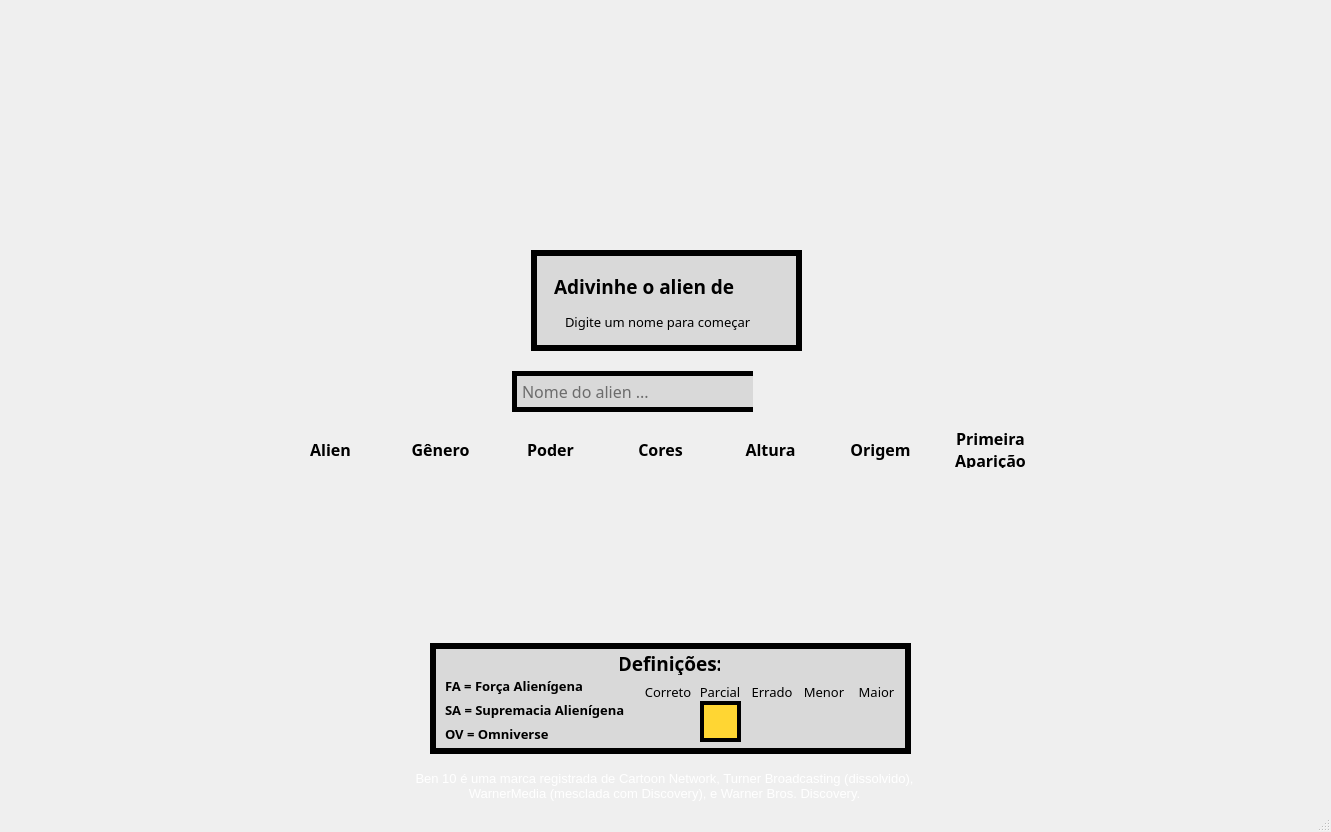
<?xml version="1.0" encoding="UTF-8"?>
<ui version="4.0">
 <class>MainWindow</class>
 <widget class="QMainWindow" name="MainWindow">
  <property name="geometry">
   <rect>
    <x>0</x>
    <y>0</y>
    <width>1331</width>
    <height>832</height>
   </rect>
  </property>
  <property name="windowTitle">
   <string>MainWindow</string>
  </property>
  <widget class="QWidget" name="centralwidget">
   <widget class="QLabel" name="label">
    <property name="geometry">
     <rect>
      <x>0</x>
      <y>0</y>
      <width>1331</width>
      <height>811</height>
     </rect>
    </property>
    <property name="minimumSize">
     <size>
      <width>1331</width>
      <height>0</height>
     </size>
    </property>
    <property name="maximumSize">
     <size>
      <width>1331</width>
      <height>811</height>
     </size>
    </property>
    <property name="text">
     <string/>
    </property>
    <property name="pixmap">
     <pixmap>assets/wallpaper.jpg</pixmap>
    </property>
    <property name="scaledContents">
     <bool>true</bool>
    </property>
   </widget>
   <widget class="QLabel" name="label_2">
    <property name="geometry">
     <rect>
      <x>590</x>
      <y>70</y>
      <width>171</width>
      <height>161</height>
     </rect>
    </property>
    <property name="text">
     <string/>
    </property>
    <property name="pixmap">
     <pixmap>assets/logo.png</pixmap>
    </property>
    <property name="scaledContents">
     <bool>true</bool>
    </property>
   </widget>
   <widget class="QLabel" name="label_3">
    <property name="geometry">
     <rect>
      <x>531</x>
      <y>250</y>
      <width>271</width>
      <height>101</height>
     </rect>
    </property>
    <property name="styleSheet">
     <string notr="true">QLabel{
	background-color: #D9D9D9;
	border: 6px solid #000000;
}</string>
    </property>
    <property name="text">
     <string/>
    </property>
   </widget>
   <widget class="QLabel" name="label_4">
    <property name="geometry">
     <rect>
      <x>554</x>
      <y>275</y>
      <width>180</width>
      <height>23</height>
     </rect>
    </property>
    <property name="font">
     <font>
      <family>Century Gothic</family>
      <pointsize>14</pointsize>
      <weight>75</weight>
      <bold>true</bold>
     </font>
    </property>
    <property name="text">
     <string>Adivinhe o alien de</string>
    </property>
   </widget>
   <widget class="QLabel" name="label_5">
    <property name="geometry">
     <rect>
      <x>741</x>
      <y>266</y>
      <width>41</width>
      <height>41</height>
     </rect>
    </property>
    <property name="text">
     <string/>
    </property>
    <property name="pixmap">
     <pixmap>assets/logo.png</pixmap>
    </property>
    <property name="scaledContents">
     <bool>true</bool>
    </property>
   </widget>
   <widget class="QLabel" name="label_6">
    <property name="geometry">
     <rect>
      <x>565</x>
      <y>313</y>
      <width>203</width>
      <height>17</height>
     </rect>
    </property>
    <property name="font">
     <font>
      <family>Century Gothic</family>
      <pointsize>10</pointsize>
      <weight>50</weight>
      <bold>false</bold>
     </font>
    </property>
    <property name="text">
     <string>Digite um nome para começar</string>
    </property>
   </widget>
   <widget class="QLabel" name="label_7">
    <property name="geometry">
     <rect>
      <x>430</x>
      <y>643</y>
      <width>481</width>
      <height>111</height>
     </rect>
    </property>
    <property name="styleSheet">
     <string notr="true">QLabel{
	background-color: #D9D9D9;
	border: 6px solid #000000;
}</string>
    </property>
    <property name="text">
     <string/>
    </property>
   </widget>
   <widget class="QLineEdit" name="lineEdit">
    <property name="geometry">
     <rect>
      <x>512</x>
      <y>371</y>
      <width>241</width>
      <height>41</height>
     </rect>
    </property>
    <property name="font">
     <font>
      <family>Century Gothic</family>
      <pointsize>12</pointsize>
     </font>
    </property>
    <property name="styleSheet">
     <string notr="true">QLineEdit{
	background-color: #D9D9D9;
	border: 5px solid #000000;
border-right: 0px;
padding-left: 3px
}</string>
    </property>
    <property name="text">
     <string/>
    </property>
    <property name="placeholderText">
     <string>Nome do alien ...</string>
    </property>
   </widget>
   <widget class="QLabel" name="label_omnitrix">
    <property name="geometry">
     <rect>
      <x>769</x>
      <y>356</y>
      <width>71</width>
      <height>71</height>
     </rect>
    </property>
    <property name="styleSheet">
     <string notr="true">QLabel:hover{
	color: red;
}</string>
    </property>
    <property name="text">
     <string/>
    </property>
    <property name="pixmap">
     <pixmap>assets/omnitrix.png</pixmap>
    </property>
    <property name="scaledContents">
     <bool>true</bool>
    </property>
   </widget>
   <widget class="QLabel" name="label_9">
    <property name="geometry">
     <rect>
      <x>512</x>
      <y>371</y>
      <width>261</width>
      <height>41</height>
     </rect>
    </property>
    <property name="styleSheet">
     <string notr="true"/>
    </property>
    <property name="text">
     <string/>
    </property>
    <property name="pixmap">
     <pixmap>assets/edit.png</pixmap>
    </property>
    <property name="scaledContents">
     <bool>true</bool>
    </property>
   </widget>
   <widget class="QLabel" name="label_10">
    <property name="geometry">
     <rect>
      <x>404</x>
      <y>770</y>
      <width>521</width>
      <height>31</height>
     </rect>
    </property>
    <property name="font">
     <font>
      <pointsize>10</pointsize>
     </font>
    </property>
    <property name="styleSheet">
     <string notr="true">QLabel{
color: white;
}</string>
    </property>
    <property name="text">
     <string>Ben 10 é uma marca registrada de Cartoon Network, Turner Broadcasting (dissolvido), WarnerMedia (mesclada com Discovery), e Warner Bros. Discovery.</string>
    </property>
    <property name="alignment">
     <set>Qt::AlignCenter</set>
    </property>
    <property name="wordWrap">
     <bool>true</bool>
    </property>
   </widget>
   <widget class="QLabel" name="label_11">
    <property name="geometry">
     <rect>
      <x>620</x>
      <y>652</y>
      <width>100</width>
      <height>23</height>
     </rect>
    </property>
    <property name="font">
     <font>
      <family>Century Gothic</family>
      <pointsize>14</pointsize>
      <weight>75</weight>
      <bold>true</bold>
     </font>
    </property>
    <property name="text">
     <string>Definições:</string>
    </property>
    <property name="alignment">
     <set>Qt::AlignCenter</set>
    </property>
   </widget>
   <widget class="QWidget" name="verticalLayoutWidget">
    <property name="geometry">
     <rect>
      <x>445</x>
      <y>677</y>
      <width>189</width>
      <height>65</height>
     </rect>
    </property>
    <layout class="QVBoxLayout" name="verticalLayout">
     <item>
      <widget class="QLabel" name="label_12">
       <property name="font">
        <font>
         <family>Century Gothic</family>
         <pointsize>10</pointsize>
         <weight>75</weight>
         <bold>true</bold>
        </font>
       </property>
       <property name="text">
        <string>FA = Força Alienígena</string>
       </property>
      </widget>
     </item>
     <item>
      <widget class="QLabel" name="label_13">
       <property name="font">
        <font>
         <family>Century Gothic</family>
         <pointsize>10</pointsize>
         <weight>75</weight>
         <bold>true</bold>
        </font>
       </property>
       <property name="text">
        <string>SA = Supremacia Alienígena</string>
       </property>
      </widget>
     </item>
     <item>
      <widget class="QLabel" name="label_14">
       <property name="font">
        <font>
         <family>Century Gothic</family>
         <pointsize>10</pointsize>
         <weight>75</weight>
         <bold>true</bold>
        </font>
       </property>
       <property name="text">
        <string>OV = Omniverse</string>
       </property>
      </widget>
     </item>
    </layout>
   </widget>
   <widget class="QLabel" name="label_15">
    <property name="geometry">
     <rect>
      <x>648</x>
      <y>701</y>
      <width>41</width>
      <height>41</height>
     </rect>
    </property>
    <property name="styleSheet">
     <string notr="true">QLabel{
	background-color: #78E750;
	border: 4px solid #000000;
}78E750</string>
    </property>
    <property name="text">
     <string/>
    </property>
   </widget>
   <widget class="QLabel" name="label_16">
    <property name="geometry">
     <rect>
      <x>700</x>
      <y>701</y>
      <width>41</width>
      <height>41</height>
     </rect>
    </property>
    <property name="styleSheet">
     <string notr="true">QLabel{
	background-color: #FFD633;
	border: 4px solid #000000;
}</string>
    </property>
    <property name="text">
     <string/>
    </property>
   </widget>
   <widget class="QLabel" name="label_17">
    <property name="geometry">
     <rect>
      <x>752</x>
      <y>701</y>
      <width>41</width>
      <height>41</height>
     </rect>
    </property>
    <property name="styleSheet">
     <string notr="true">QLabel{
	background-color: #FF2D2D;
	border: 4px solid #000000;
}78E750</string>
    </property>
    <property name="text">
     <string/>
    </property>
   </widget>
   <widget class="QLabel" name="label_18">
    <property name="geometry">
     <rect>
      <x>804</x>
      <y>701</y>
      <width>41</width>
      <height>41</height>
     </rect>
    </property>
    <property name="styleSheet">
     <string notr="true">QLabel{
	background-color: #FF2D2D;
	border: 4px solid #000000;
}78E750</string>
    </property>
    <property name="text">
     <string/>
    </property>
    <property name="pixmap">
     <pixmap>assets/setaBaixo.png</pixmap>
    </property>
    <property name="scaledContents">
     <bool>true</bool>
    </property>
   </widget>
   <widget class="QLabel" name="label_19">
    <property name="geometry">
     <rect>
      <x>856</x>
      <y>701</y>
      <width>41</width>
      <height>41</height>
     </rect>
    </property>
    <property name="styleSheet">
     <string notr="true">QLabel{
	background-color: #FF2D2D;
	border: 4px solid #000000;
}78E750</string>
    </property>
    <property name="text">
     <string/>
    </property>
    <property name="pixmap">
     <pixmap>assets/setaCima.png</pixmap>
    </property>
    <property name="scaledContents">
     <bool>true</bool>
    </property>
   </widget>
   <widget class="QLabel" name="label_20">
    <property name="geometry">
     <rect>
      <x>643</x>
      <y>683</y>
      <width>50</width>
      <height>17</height>
     </rect>
    </property>
    <property name="font">
     <font>
      <family>Century Gothic</family>
      <pointsize>10</pointsize>
     </font>
    </property>
    <property name="text">
     <string>Correto</string>
    </property>
    <property name="alignment">
     <set>Qt::AlignCenter</set>
    </property>
   </widget>
   <widget class="QLabel" name="label_21">
    <property name="geometry">
     <rect>
      <x>698</x>
      <y>683</y>
      <width>44</width>
      <height>17</height>
     </rect>
    </property>
    <property name="font">
     <font>
      <family>Century Gothic</family>
      <pointsize>10</pointsize>
     </font>
    </property>
    <property name="text">
     <string>Parcial</string>
    </property>
    <property name="alignment">
     <set>Qt::AlignCenter</set>
    </property>
   </widget>
   <widget class="QLabel" name="label_22">
    <property name="geometry">
     <rect>
      <x>751</x>
      <y>683</y>
      <width>42</width>
      <height>17</height>
     </rect>
    </property>
    <property name="font">
     <font>
      <family>Century Gothic</family>
      <pointsize>10</pointsize>
     </font>
    </property>
    <property name="text">
     <string>Errado</string>
    </property>
    <property name="alignment">
     <set>Qt::AlignCenter</set>
    </property>
   </widget>
   <widget class="QLabel" name="label_23">
    <property name="geometry">
     <rect>
      <x>804</x>
      <y>683</y>
      <width>40</width>
      <height>17</height>
     </rect>
    </property>
    <property name="font">
     <font>
      <family>Century Gothic</family>
      <pointsize>10</pointsize>
     </font>
    </property>
    <property name="text">
     <string>Menor</string>
    </property>
    <property name="alignment">
     <set>Qt::AlignCenter</set>
    </property>
   </widget>
   <widget class="QLabel" name="label_24">
    <property name="geometry">
     <rect>
      <x>856</x>
      <y>683</y>
      <width>41</width>
      <height>17</height>
     </rect>
    </property>
    <property name="font">
     <font>
      <family>Century Gothic</family>
      <pointsize>10</pointsize>
     </font>
    </property>
    <property name="text">
     <string>Maior</string>
    </property>
    <property name="alignment">
     <set>Qt::AlignCenter</set>
    </property>
   </widget>
   <widget class="QLabel" name="label_39">
    <property name="geometry">
     <rect>
      <x>-310</x>
      <y>-39</y>
      <width>1941</width>
      <height>851</height>
     </rect>
    </property>
    <property name="text">
     <string/>
    </property>
    <property name="pixmap">
     <pixmap>assets/blur.png</pixmap>
    </property>
    <property name="scaledContents">
     <bool>true</bool>
    </property>
   </widget>
   <widget class="QPushButton" name="pushButton_omnitrix">
    <property name="geometry">
     <rect>
      <x>770</x>
      <y>354</y>
      <width>71</width>
      <height>71</height>
     </rect>
    </property>
    <property name="styleSheet">
     <string notr="true">QPushButton{
	border: 0;
border-radius: 35px;
}</string>
    </property>
    <property name="text">
     <string/>
    </property>
    <property name="flat">
     <bool>true</bool>
    </property>
   </widget>
   <widget class="QLabel" name="label_Poder_text">
    <property name="geometry">
     <rect>
      <x>505</x>
      <y>476</y>
      <width>91</width>
      <height>91</height>
     </rect>
    </property>
    <property name="minimumSize">
     <size>
      <width>61</width>
      <height>61</height>
     </size>
    </property>
    <property name="font">
     <font>
      <family>Century Gothic</family>
      <pointsize>10</pointsize>
      <weight>75</weight>
      <bold>true</bold>
     </font>
    </property>
    <property name="styleSheet">
     <string notr="true"/>
    </property>
    <property name="text">
     <string/>
    </property>
    <property name="alignment">
     <set>Qt::AlignCenter</set>
    </property>
    <property name="wordWrap">
     <bool>true</bool>
    </property>
   </widget>
   <widget class="QLabel" name="label_Cores_text">
    <property name="geometry">
     <rect>
      <x>615</x>
      <y>476</y>
      <width>91</width>
      <height>91</height>
     </rect>
    </property>
    <property name="minimumSize">
     <size>
      <width>61</width>
      <height>61</height>
     </size>
    </property>
    <property name="font">
     <font>
      <family>Century Gothic</family>
      <pointsize>10</pointsize>
      <weight>75</weight>
      <bold>true</bold>
     </font>
    </property>
    <property name="styleSheet">
     <string notr="true"/>
    </property>
    <property name="text">
     <string/>
    </property>
    <property name="alignment">
     <set>Qt::AlignCenter</set>
    </property>
    <property name="wordWrap">
     <bool>true</bool>
    </property>
   </widget>
   <widget class="QLabel" name="label_Altura_text">
    <property name="geometry">
     <rect>
      <x>725</x>
      <y>476</y>
      <width>91</width>
      <height>91</height>
     </rect>
    </property>
    <property name="minimumSize">
     <size>
      <width>61</width>
      <height>61</height>
     </size>
    </property>
    <property name="font">
     <font>
      <family>Century Gothic</family>
      <pointsize>14</pointsize>
      <weight>75</weight>
      <bold>true</bold>
     </font>
    </property>
    <property name="styleSheet">
     <string notr="true"/>
    </property>
    <property name="text">
     <string/>
    </property>
    <property name="alignment">
     <set>Qt::AlignCenter</set>
    </property>
    <property name="wordWrap">
     <bool>true</bool>
    </property>
   </widget>
   <widget class="QLabel" name="label_Origem_text">
    <property name="geometry">
     <rect>
      <x>835</x>
      <y>476</y>
      <width>91</width>
      <height>91</height>
     </rect>
    </property>
    <property name="minimumSize">
     <size>
      <width>61</width>
      <height>61</height>
     </size>
    </property>
    <property name="font">
     <font>
      <family>Century Gothic</family>
      <pointsize>9</pointsize>
      <weight>75</weight>
      <bold>true</bold>
     </font>
    </property>
    <property name="styleSheet">
     <string notr="true"/>
    </property>
    <property name="text">
     <string/>
    </property>
    <property name="alignment">
     <set>Qt::AlignCenter</set>
    </property>
    <property name="wordWrap">
     <bool>true</bool>
    </property>
   </widget>
   <widget class="QLabel" name="label_PA_text">
    <property name="geometry">
     <rect>
      <x>945</x>
      <y>476</y>
      <width>91</width>
      <height>91</height>
     </rect>
    </property>
    <property name="minimumSize">
     <size>
      <width>61</width>
      <height>61</height>
     </size>
    </property>
    <property name="font">
     <font>
      <family>Century Gothic</family>
      <pointsize>14</pointsize>
      <weight>75</weight>
      <bold>true</bold>
     </font>
    </property>
    <property name="styleSheet">
     <string notr="true"/>
    </property>
    <property name="text">
     <string/>
    </property>
    <property name="alignment">
     <set>Qt::AlignCenter</set>
    </property>
    <property name="wordWrap">
     <bool>true</bool>
    </property>
   </widget>
   <widget class="QLabel" name="label_Genero_text">
    <property name="geometry">
     <rect>
      <x>394</x>
      <y>476</y>
      <width>91</width>
      <height>91</height>
     </rect>
    </property>
    <property name="minimumSize">
     <size>
      <width>61</width>
      <height>61</height>
     </size>
    </property>
    <property name="font">
     <font>
      <family>Century Gothic</family>
      <pointsize>10</pointsize>
      <weight>75</weight>
      <bold>true</bold>
     </font>
    </property>
    <property name="styleSheet">
     <string notr="true"/>
    </property>
    <property name="text">
     <string/>
    </property>
    <property name="alignment">
     <set>Qt::AlignCenter</set>
    </property>
    <property name="wordWrap">
     <bool>true</bool>
    </property>
   </widget>
   <widget class="QLabel" name="label_26">
    <property name="geometry">
     <rect>
      <x>280</x>
      <y>430</y>
      <width>101</width>
      <height>38</height>
     </rect>
    </property>
    <property name="minimumSize">
     <size>
      <width>61</width>
      <height>20</height>
     </size>
    </property>
    <property name="maximumSize">
     <size>
      <width>16777215</width>
      <height>40</height>
     </size>
    </property>
    <property name="font">
     <font>
      <family>Century Gothic</family>
      <pointsize>12</pointsize>
      <weight>75</weight>
      <bold>true</bold>
     </font>
    </property>
    <property name="text">
     <string>Alien</string>
    </property>
    <property name="alignment">
     <set>Qt::AlignCenter</set>
    </property>
   </widget>
   <widget class="QLabel" name="label_Alien">
    <property name="geometry">
     <rect>
      <x>280</x>
      <y>471</y>
      <width>101</width>
      <height>101</height>
     </rect>
    </property>
    <property name="minimumSize">
     <size>
      <width>61</width>
      <height>61</height>
     </size>
    </property>
    <property name="font">
     <font>
      <family>Century Gothic</family>
      <pointsize>9</pointsize>
      <weight>50</weight>
      <bold>false</bold>
     </font>
    </property>
    <property name="styleSheet">
     <string notr="true">QLabel{
	background-color: #D9D9D9;
	border: 5px solid #000000;
}78E750</string>
    </property>
    <property name="text">
     <string/>
    </property>
    <property name="scaledContents">
     <bool>true</bool>
    </property>
    <property name="alignment">
     <set>Qt::AlignCenter</set>
    </property>
   </widget>
   <widget class="QLabel" name="label_Genero">
    <property name="geometry">
     <rect>
      <x>390</x>
      <y>471</y>
      <width>101</width>
      <height>101</height>
     </rect>
    </property>
    <property name="minimumSize">
     <size>
      <width>61</width>
      <height>61</height>
     </size>
    </property>
    <property name="font">
     <font>
      <family>Century Gothic</family>
      <pointsize>9</pointsize>
      <weight>50</weight>
      <bold>false</bold>
     </font>
    </property>
    <property name="styleSheet">
     <string notr="true">QLabel{
	background-color: #D9D9D9;
	border: 5px solid #000000;
}78E750</string>
    </property>
    <property name="text">
     <string/>
    </property>
    <property name="alignment">
     <set>Qt::AlignCenter</set>
    </property>
    <property name="wordWrap">
     <bool>true</bool>
    </property>
   </widget>
   <widget class="QLabel" name="label_40">
    <property name="geometry">
     <rect>
      <x>390</x>
      <y>430</y>
      <width>101</width>
      <height>38</height>
     </rect>
    </property>
    <property name="minimumSize">
     <size>
      <width>61</width>
      <height>20</height>
     </size>
    </property>
    <property name="maximumSize">
     <size>
      <width>16777215</width>
      <height>40</height>
     </size>
    </property>
    <property name="font">
     <font>
      <family>Century Gothic</family>
      <pointsize>12</pointsize>
      <weight>75</weight>
      <bold>true</bold>
     </font>
    </property>
    <property name="text">
     <string>Gênero</string>
    </property>
    <property name="alignment">
     <set>Qt::AlignCenter</set>
    </property>
   </widget>
   <widget class="QLabel" name="label_42">
    <property name="geometry">
     <rect>
      <x>500</x>
      <y>430</y>
      <width>101</width>
      <height>38</height>
     </rect>
    </property>
    <property name="minimumSize">
     <size>
      <width>61</width>
      <height>20</height>
     </size>
    </property>
    <property name="maximumSize">
     <size>
      <width>16777215</width>
      <height>40</height>
     </size>
    </property>
    <property name="font">
     <font>
      <family>Century Gothic</family>
      <pointsize>12</pointsize>
      <weight>75</weight>
      <bold>true</bold>
     </font>
    </property>
    <property name="text">
     <string>Poder</string>
    </property>
    <property name="alignment">
     <set>Qt::AlignCenter</set>
    </property>
   </widget>
   <widget class="QLabel" name="label_Poder">
    <property name="geometry">
     <rect>
      <x>500</x>
      <y>471</y>
      <width>101</width>
      <height>101</height>
     </rect>
    </property>
    <property name="minimumSize">
     <size>
      <width>61</width>
      <height>61</height>
     </size>
    </property>
    <property name="font">
     <font>
      <family>Century Gothic</family>
      <pointsize>9</pointsize>
      <weight>50</weight>
      <bold>false</bold>
     </font>
    </property>
    <property name="styleSheet">
     <string notr="true">QLabel{
	background-color: #D9D9D9;
	border: 5px solid #000000;
}78E750</string>
    </property>
    <property name="text">
     <string/>
    </property>
    <property name="alignment">
     <set>Qt::AlignCenter</set>
    </property>
    <property name="wordWrap">
     <bool>true</bool>
    </property>
   </widget>
   <widget class="QLabel" name="label_Cores">
    <property name="geometry">
     <rect>
      <x>610</x>
      <y>471</y>
      <width>101</width>
      <height>101</height>
     </rect>
    </property>
    <property name="minimumSize">
     <size>
      <width>61</width>
      <height>61</height>
     </size>
    </property>
    <property name="font">
     <font>
      <family>Century Gothic</family>
      <pointsize>9</pointsize>
      <weight>50</weight>
      <bold>false</bold>
     </font>
    </property>
    <property name="styleSheet">
     <string notr="true">QLabel{
	background-color: #D9D9D9;
	border: 5px solid #000000;
}78E750</string>
    </property>
    <property name="text">
     <string/>
    </property>
    <property name="alignment">
     <set>Qt::AlignCenter</set>
    </property>
    <property name="wordWrap">
     <bool>true</bool>
    </property>
   </widget>
   <widget class="QLabel" name="label_44">
    <property name="geometry">
     <rect>
      <x>610</x>
      <y>430</y>
      <width>101</width>
      <height>38</height>
     </rect>
    </property>
    <property name="minimumSize">
     <size>
      <width>61</width>
      <height>20</height>
     </size>
    </property>
    <property name="maximumSize">
     <size>
      <width>16777215</width>
      <height>40</height>
     </size>
    </property>
    <property name="font">
     <font>
      <family>Century Gothic</family>
      <pointsize>12</pointsize>
      <weight>75</weight>
      <bold>true</bold>
     </font>
    </property>
    <property name="text">
     <string>Cores</string>
    </property>
    <property name="alignment">
     <set>Qt::AlignCenter</set>
    </property>
   </widget>
   <widget class="QLabel" name="label_Altura">
    <property name="geometry">
     <rect>
      <x>720</x>
      <y>471</y>
      <width>101</width>
      <height>101</height>
     </rect>
    </property>
    <property name="minimumSize">
     <size>
      <width>61</width>
      <height>61</height>
     </size>
    </property>
    <property name="font">
     <font>
      <family>Century Gothic</family>
      <pointsize>9</pointsize>
      <weight>50</weight>
      <bold>false</bold>
     </font>
    </property>
    <property name="styleSheet">
     <string notr="true">QLabel{
	background-color: #D9D9D9;
	border: 5px solid #000000;
}78E750</string>
    </property>
    <property name="text">
     <string/>
    </property>
    <property name="alignment">
     <set>Qt::AlignCenter</set>
    </property>
    <property name="wordWrap">
     <bool>true</bool>
    </property>
   </widget>
   <widget class="QLabel" name="label_50">
    <property name="geometry">
     <rect>
      <x>720</x>
      <y>430</y>
      <width>101</width>
      <height>38</height>
     </rect>
    </property>
    <property name="minimumSize">
     <size>
      <width>61</width>
      <height>20</height>
     </size>
    </property>
    <property name="maximumSize">
     <size>
      <width>16777215</width>
      <height>40</height>
     </size>
    </property>
    <property name="font">
     <font>
      <family>Century Gothic</family>
      <pointsize>12</pointsize>
      <weight>75</weight>
      <bold>true</bold>
     </font>
    </property>
    <property name="text">
     <string>Altura</string>
    </property>
    <property name="alignment">
     <set>Qt::AlignCenter</set>
    </property>
   </widget>
   <widget class="QLabel" name="label_52">
    <property name="geometry">
     <rect>
      <x>830</x>
      <y>430</y>
      <width>101</width>
      <height>38</height>
     </rect>
    </property>
    <property name="minimumSize">
     <size>
      <width>61</width>
      <height>20</height>
     </size>
    </property>
    <property name="maximumSize">
     <size>
      <width>16777215</width>
      <height>40</height>
     </size>
    </property>
    <property name="font">
     <font>
      <family>Century Gothic</family>
      <pointsize>12</pointsize>
      <weight>75</weight>
      <bold>true</bold>
     </font>
    </property>
    <property name="text">
     <string>Origem</string>
    </property>
    <property name="alignment">
     <set>Qt::AlignCenter</set>
    </property>
   </widget>
   <widget class="QLabel" name="label_Origem">
    <property name="geometry">
     <rect>
      <x>830</x>
      <y>471</y>
      <width>101</width>
      <height>101</height>
     </rect>
    </property>
    <property name="minimumSize">
     <size>
      <width>61</width>
      <height>61</height>
     </size>
    </property>
    <property name="font">
     <font>
      <family>Century Gothic</family>
      <pointsize>9</pointsize>
      <weight>50</weight>
      <bold>false</bold>
     </font>
    </property>
    <property name="styleSheet">
     <string notr="true">QLabel{
	background-color: #D9D9D9;
	border: 5px solid #000000;
}78E750</string>
    </property>
    <property name="text">
     <string/>
    </property>
    <property name="alignment">
     <set>Qt::AlignCenter</set>
    </property>
    <property name="wordWrap">
     <bool>true</bool>
    </property>
   </widget>
   <widget class="QLabel" name="label_PA">
    <property name="geometry">
     <rect>
      <x>940</x>
      <y>471</y>
      <width>101</width>
      <height>101</height>
     </rect>
    </property>
    <property name="minimumSize">
     <size>
      <width>61</width>
      <height>61</height>
     </size>
    </property>
    <property name="font">
     <font>
      <family>Century Gothic</family>
      <pointsize>9</pointsize>
      <weight>50</weight>
      <bold>false</bold>
     </font>
    </property>
    <property name="styleSheet">
     <string notr="true">QLabel{
	background-color: #D9D9D9;
	border: 5px solid #000000;
}78E750</string>
    </property>
    <property name="text">
     <string/>
    </property>
    <property name="alignment">
     <set>Qt::AlignCenter</set>
    </property>
    <property name="wordWrap">
     <bool>true</bool>
    </property>
   </widget>
   <widget class="QLabel" name="label_54">
    <property name="geometry">
     <rect>
      <x>940</x>
      <y>430</y>
      <width>101</width>
      <height>38</height>
     </rect>
    </property>
    <property name="minimumSize">
     <size>
      <width>61</width>
      <height>20</height>
     </size>
    </property>
    <property name="maximumSize">
     <size>
      <width>16777215</width>
      <height>80</height>
     </size>
    </property>
    <property name="font">
     <font>
      <family>Century Gothic</family>
      <pointsize>12</pointsize>
      <weight>75</weight>
      <bold>true</bold>
     </font>
    </property>
    <property name="text">
     <string>Primeira Aparição</string>
    </property>
    <property name="alignment">
     <set>Qt::AlignCenter</set>
    </property>
    <property name="wordWrap">
     <bool>true</bool>
    </property>
   </widget>
   <widget class="QPushButton" name="pushButton_reset">
    <property name="geometry">
     <rect>
      <x>1250</x>
      <y>730</y>
      <width>61</width>
      <height>61</height>
     </rect>
    </property>
    <property name="styleSheet">
     <string notr="true">QPushButton{
	border: 0;
border-radius: 35px;
}</string>
    </property>
    <property name="text">
     <string/>
    </property>
    <property name="flat">
     <bool>true</bool>
    </property>
   </widget>
   <widget class="QLabel" name="label_reset">
    <property name="geometry">
     <rect>
      <x>1250</x>
      <y>730</y>
      <width>61</width>
      <height>61</height>
     </rect>
    </property>
    <property name="minimumSize">
     <size>
      <width>61</width>
      <height>61</height>
     </size>
    </property>
    <property name="font">
     <font>
      <family>Century Gothic</family>
      <pointsize>9</pointsize>
      <weight>50</weight>
      <bold>false</bold>
     </font>
    </property>
    <property name="styleSheet">
     <string notr="true">QLabel{
	background-color: #D9D9D9;
	border: 5px solid #000000;
}78E750</string>
    </property>
    <property name="text">
     <string/>
    </property>
    <property name="pixmap">
     <pixmap>assets/loop.png</pixmap>
    </property>
    <property name="scaledContents">
     <bool>true</bool>
    </property>
    <property name="alignment">
     <set>Qt::AlignCenter</set>
    </property>
    <property name="wordWrap">
     <bool>true</bool>
    </property>
   </widget>
   <zorder>label</zorder>
   <zorder>label_39</zorder>
   <zorder>label_26</zorder>
   <zorder>label_Alien</zorder>
   <zorder>label_Genero</zorder>
   <zorder>label_40</zorder>
   <zorder>label_42</zorder>
   <zorder>label_Poder</zorder>
   <zorder>label_Cores</zorder>
   <zorder>label_44</zorder>
   <zorder>label_Altura</zorder>
   <zorder>label_50</zorder>
   <zorder>label_52</zorder>
   <zorder>label_Origem</zorder>
   <zorder>label_PA</zorder>
   <zorder>label_54</zorder>
   <zorder>label_9</zorder>
   <zorder>label_2</zorder>
   <zorder>label_3</zorder>
   <zorder>label_4</zorder>
   <zorder>label_5</zorder>
   <zorder>label_6</zorder>
   <zorder>label_7</zorder>
   <zorder>lineEdit</zorder>
   <zorder>label_10</zorder>
   <zorder>label_11</zorder>
   <zorder>verticalLayoutWidget</zorder>
   <zorder>label_15</zorder>
   <zorder>label_16</zorder>
   <zorder>label_17</zorder>
   <zorder>label_18</zorder>
   <zorder>label_19</zorder>
   <zorder>label_20</zorder>
   <zorder>label_21</zorder>
   <zorder>label_22</zorder>
   <zorder>label_23</zorder>
   <zorder>label_24</zorder>
   <zorder>label_omnitrix</zorder>
   <zorder>pushButton_omnitrix</zorder>
   <zorder>label_Poder_text</zorder>
   <zorder>label_Cores_text</zorder>
   <zorder>label_Altura_text</zorder>
   <zorder>label_Origem_text</zorder>
   <zorder>label_PA_text</zorder>
   <zorder>label_Genero_text</zorder>
   <zorder>label_reset</zorder>
   <zorder>pushButton_reset</zorder>
  </widget>
  <widget class="QMenuBar" name="menubar">
   <property name="geometry">
    <rect>
     <x>0</x>
     <y>0</y>
     <width>1331</width>
     <height>21</height>
    </rect>
   </property>
  </widget>
  <widget class="QStatusBar" name="statusbar"/>
 </widget>
 <resources/>
 <connections/>
</ui>
